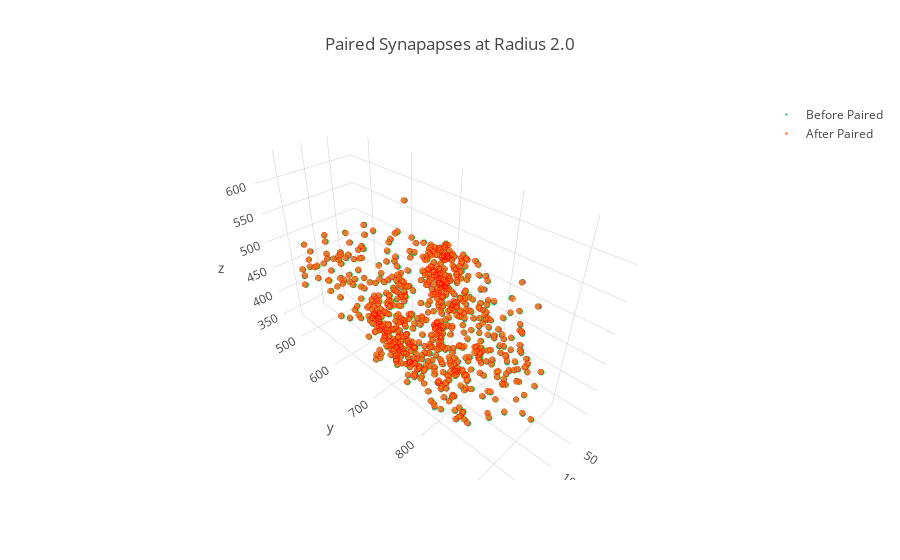
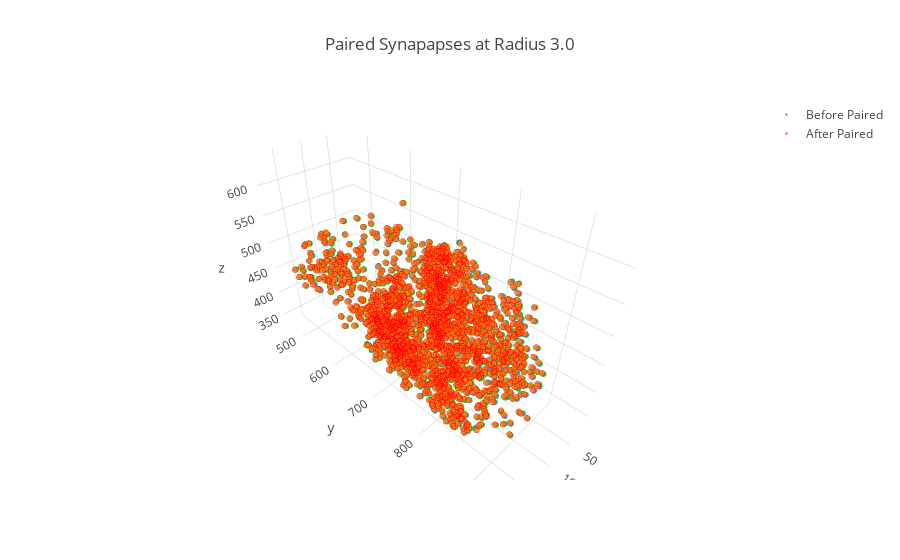
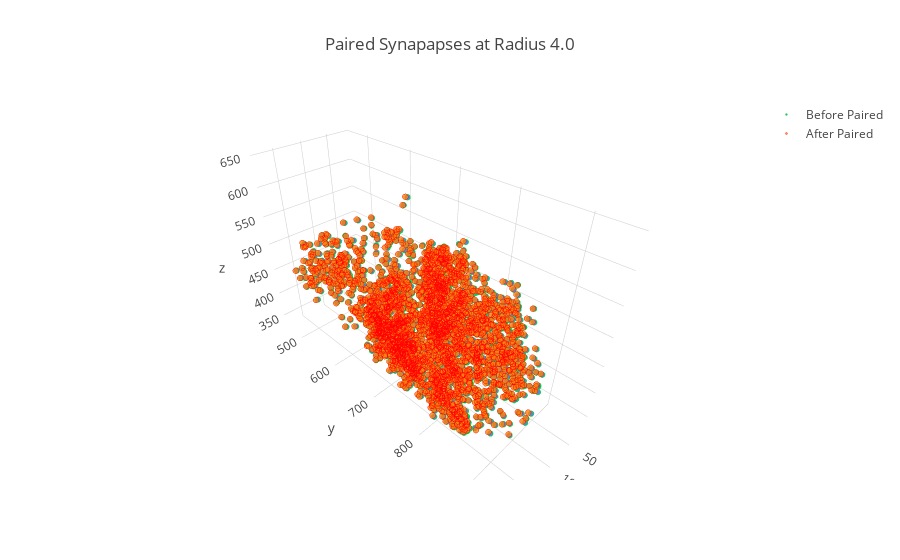

Notebook source saved alongside these figures, in order:
### Code cell
for r in  syn_pair_radii:
    before = paired_before[r]
    after = paired_after[r]
  
    before_synapses = go.Scatter3d(
        x=before['x'],
        y=before['y'],
        z=before['z'],
        name='Before Paired',
        mode='markers',
        marker=dict(
            size=2,
            line=dict(
            color='rgb(0,255,0)',
            width=0.5
            ),
        opacity=0.8
        )
    )

    after_synapses = go.Scatter3d(
        x=after['x'],
        y=after['y'],
        z=after['z'],
        name='After Paired',
        mode='markers',
        marker=dict(
            size=2,
            line=dict(
                color='rgb(255,0,0)',
                width=.5
            ),
        opacity=0.8
        )
    )

    data = [ before_synapses, after_synapses]

    layout = go.Layout(
         title='Paired Synapapses at Radius {0}'.format(r),
    )

    fig = go.Figure(data=data, layout=layout)
    py.offline.iplot(fig)

### Figure 1 — Plotly figure (JSON) as saved in the notebook; plotly's stock layout.template omitted (floating-point values rounded to 4 significant figures; data arrays with more than 128 entries replaced by an {"elided": "..."} marker saying what was removed)
{"data": [{"marker": {"line": {"color": "rgb(0,255,0)", "width": 0.5}, "opacity": 0.8, "size": 2}, "mode": "markers", "name": "Before Paired", "type": "scatter3d", "x": {"elided": "732 int values"}, "y": {"elided": "732 int values"}, "z": {"elided": "732 int values"}}, {"marker": {"line": {"color": "rgb(255,0,0)", "width": 0.5}, "opacity": 0.8, "size": 2}, "mode": "markers", "name": "After Paired", "type": "scatter3d", "x": {"elided": "732 int values"}, "y": {"elided": "732 int values"}, "z": {"elided": "732 int values"}}], "layout": {"title": "Paired Synapapses at Radius 2.0"}}

### Figure 2 — Plotly figure (JSON) as saved in the notebook; plotly's stock layout.template omitted (floating-point values rounded to 4 significant figures; data arrays with more than 128 entries replaced by an {"elided": "..."} marker saying what was removed)
{"data": [{"marker": {"line": {"color": "rgb(0,255,0)", "width": 0.5}, "opacity": 0.8, "size": 2}, "mode": "markers", "name": "Before Paired", "type": "scatter3d", "x": {"elided": "1872 int values"}, "y": {"elided": "1872 int values"}, "z": {"elided": "1872 int values"}}, {"marker": {"line": {"color": "rgb(255,0,0)", "width": 0.5}, "opacity": 0.8, "size": 2}, "mode": "markers", "name": "After Paired", "type": "scatter3d", "x": {"elided": "1872 int values"}, "y": {"elided": "1872 int values"}, "z": {"elided": "1872 int values"}}], "layout": {"title": "Paired Synapapses at Radius 3.0"}}

### Figure 3 — Plotly figure (JSON) as saved in the notebook; plotly's stock layout.template omitted (floating-point values rounded to 4 significant figures; data arrays with more than 128 entries replaced by an {"elided": "..."} marker saying what was removed)
{"data": [{"marker": {"line": {"color": "rgb(0,255,0)", "width": 0.5}, "opacity": 0.8, "size": 2}, "mode": "markers", "name": "Before Paired", "type": "scatter3d", "x": {"elided": "2472 int values"}, "y": {"elided": "2472 int values"}, "z": {"elided": "2472 int values"}}, {"marker": {"line": {"color": "rgb(255,0,0)", "width": 0.5}, "opacity": 0.8, "size": 2}, "mode": "markers", "name": "After Paired", "type": "scatter3d", "x": {"elided": "2472 int values"}, "y": {"elided": "2472 int values"}, "z": {"elided": "2472 int values"}}], "layout": {"title": "Paired Synapapses at Radius 4.0"}}
